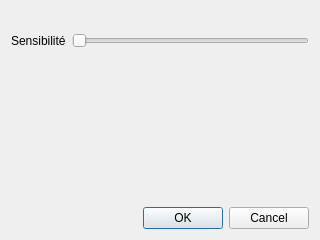
<?xml version="1.0" encoding="UTF-8"?>
<ui version="4.0">
 <class>ConfigurationDialog</class>
 <widget class="QDialog" name="ConfigurationDialog">
  <property name="geometry">
   <rect>
    <x>0</x>
    <y>0</y>
    <width>320</width>
    <height>240</height>
   </rect>
  </property>
  <property name="windowTitle">
   <string>Dialog</string>
  </property>
  <layout class="QGridLayout" name="gridLayout">
   <item row="0" column="1">
    <widget class="TrackingSlider" name="sensibility">
     <property name="sizePolicy">
      <sizepolicy hsizetype="Expanding" vsizetype="Fixed">
       <horstretch>0</horstretch>
       <verstretch>79</verstretch>
      </sizepolicy>
     </property>
     <property name="minimumSize">
      <size>
       <width>33</width>
       <height>59</height>
      </size>
     </property>
     <property name="value">
      <number>0</number>
     </property>
     <property name="orientation">
      <enum>Qt::Horizontal</enum>
     </property>
    </widget>
   </item>
   <item row="0" column="0">
    <widget class="QLabel" name="label">
     <property name="text">
      <string>Sensibilité</string>
     </property>
    </widget>
   </item>
   <item row="2" column="1">
    <widget class="QDialogButtonBox" name="buttonBox">
     <property name="orientation">
      <enum>Qt::Horizontal</enum>
     </property>
     <property name="standardButtons">
      <set>QDialogButtonBox::Cancel|QDialogButtonBox::Ok</set>
     </property>
    </widget>
   </item>
   <item row="1" column="1">
    <spacer name="verticalSpacer">
     <property name="orientation">
      <enum>Qt::Vertical</enum>
     </property>
     <property name="sizeHint" stdset="0">
      <size>
       <width>20</width>
       <height>40</height>
      </size>
     </property>
    </spacer>
   </item>
  </layout>
 </widget>
 <customwidgets>
  <customwidget>
   <class>TrackingSlider</class>
   <extends>QSlider</extends>
   <header>TrackingSlider.h</header>
  </customwidget>
 </customwidgets>
 <resources/>
 <connections>
  <connection>
   <sender>buttonBox</sender>
   <signal>accepted()</signal>
   <receiver>ConfigurationDialog</receiver>
   <slot>accept()</slot>
   <hints>
    <hint type="sourcelabel">
     <x>248</x>
     <y>254</y>
    </hint>
    <hint type="destinationlabel">
     <x>157</x>
     <y>274</y>
    </hint>
   </hints>
  </connection>
  <connection>
   <sender>buttonBox</sender>
   <signal>rejected()</signal>
   <receiver>ConfigurationDialog</receiver>
   <slot>reject()</slot>
   <hints>
    <hint type="sourcelabel">
     <x>316</x>
     <y>260</y>
    </hint>
    <hint type="destinationlabel">
     <x>286</x>
     <y>274</y>
    </hint>
   </hints>
  </connection>
 </connections>
</ui>
